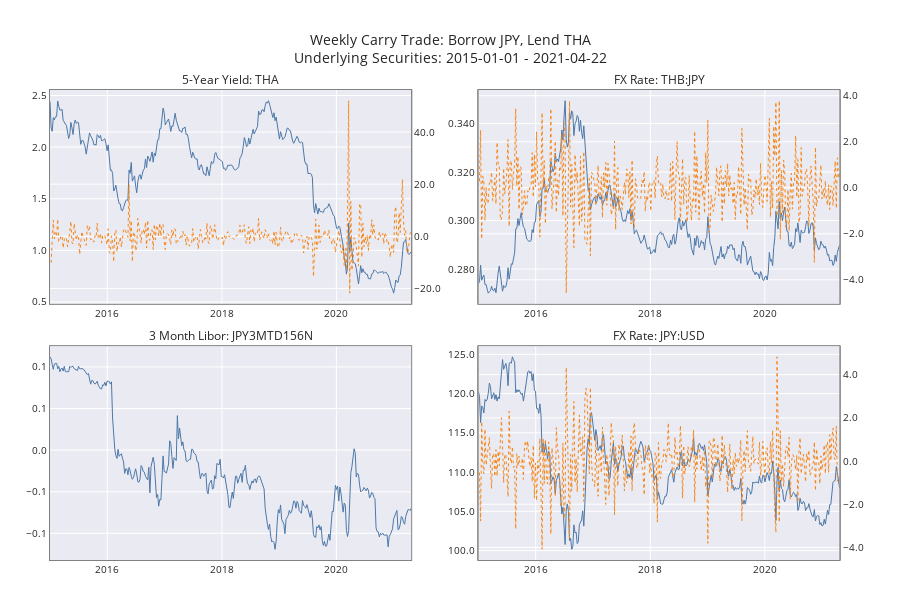

Notebook source saved alongside this figure:
### Code cell
fig = utils.make_components_chart(
    **strategies[0],
    date_range=date_range,
    dfs_yc=dfs_yc,
    dfs_fx=dfs_fx,
    dfs_libor=dfs_libor
)
fig.show()

### Figure 1 — Plotly figure (JSON) as saved in the notebook; plotly's stock layout.template omitted (floating-point values rounded to 4 significant figures; data arrays with more than 128 entries replaced by an {"elided": "..."} marker saying what was removed)
{"data": [{"line": {"color": "#4C78A8", "width": 1}, "name": "THA", "type": "scatter", "x": {"elided": "330 str values"}, "xaxis": "x", "y": {"elided": "330 float values"}, "yaxis": "y"}, {"line": {"color": "#F58518", "dash": "dot", "width": 1}, "name": "THA", "type": "scatter", "x": {"elided": "330 str values"}, "xaxis": "x", "y": {"elided": "330 float values"}, "yaxis": "y2"}, {"line": {"color": "#4C78A8", "width": 1}, "name": "JPY", "type": "scatter", "x": {"elided": "330 str values"}, "xaxis": "x4", "y": {"elided": "330 float values"}, "yaxis": "y6"}, {"line": {"color": "#F58518", "dash": "dot", "width": 1}, "name": "JPY", "type": "scatter", "x": {"elided": "330 str values"}, "xaxis": "x4", "y": {"elided": "330 float values"}, "yaxis": "y7"}, {"line": {"color": "#4C78A8", "width": 1}, "name": "JPY3MTD156N", "type": "scatter", "x": {"elided": "330 str values"}, "xaxis": "x3", "y": {"elided": "330 float values"}, "yaxis": "y5"}, {"line": {"color": "#4C78A8", "width": 1}, "name": "THB", "type": "scatter", "x": {"elided": "330 str values"}, "xaxis": "x2", "y": {"elided": "330 float values"}, "yaxis": "y3"}, {"line": {"color": "#F58518", "dash": "dot", "width": 1}, "name": "THB", "type": "scatter", "x": {"elided": "330 str values"}, "xaxis": "x2", "y": {"elided": "330 float values"}, "yaxis": "y4"}], "layout": {"annotations": [{"font": {"size": 12}, "showarrow": false, "text": "5-Year Yield: THA", "x": 0.215, "xanchor": "center", "xref": "paper", "y": 1, "yanchor": "bottom", "yref": "paper"}, {"font": {"size": 12}, "showarrow": false, "text": "FX Rate: THB:JPY", "x": 0.725, "xanchor": "center", "xref": "paper", "y": 1, "yanchor": "bottom", "yref": "paper"}, {"font": {"size": 12}, "showarrow": false, "text": "3 Month Libor: JPY3MTD156N", "x": 0.215, "xanchor": "center", "xref": "paper", "y": 0.455, "yanchor": "bottom", "yref": "paper"}, {"font": {"size": 12}, "showarrow": false, "text": "FX Rate: JPY:USD", "x": 0.725, "xanchor": "center", "xref": "paper", "y": 0.455, "yanchor": "bottom", "yref": "paper"}], "font": {"size": 10}, "height": 600, "margin": {"b": 40, "l": 50, "r": 10, "t": 90}, "showlegend": false, "title": {"text": "Weekly Carry Trade: Borrow JPY, Lend THA<br>Underlying Securities: 2015-01-01 - 2021-04-22"}, "xaxis": {"anchor": "y", "domain": [0, 0.43], "linecolor": "grey", "linewidth": 1, "mirror": true, "showline": true}, "xaxis2": {"anchor": "y3", "domain": [0.51, 0.94], "linecolor": "grey", "linewidth": 1, "mirror": true, "showline": true}, "xaxis3": {"anchor": "y5", "domain": [0, 0.43], "linecolor": "grey", "linewidth": 1, "mirror": true, "showline": true}, "xaxis4": {"anchor": "y6", "domain": [0.51, 0.94], "linecolor": "grey", "linewidth": 1, "mirror": true, "showline": true}, "yaxis": {"anchor": "x", "domain": [0.545, 1], "linecolor": "grey", "linewidth": 1, "mirror": true, "showline": true, "tickformat": "0.1f"}, "yaxis2": {"anchor": "x", "linecolor": "grey", "linewidth": 1, "mirror": true, "overlaying": "y", "showline": true, "side": "right", "tickformat": "0.1f"}, "yaxis3": {"anchor": "x2", "domain": [0.545, 1], "linecolor": "grey", "linewidth": 1, "mirror": true, "showline": true, "tickformat": "0.3f"}, "yaxis4": {"anchor": "x2", "linecolor": "grey", "linewidth": 1, "mirror": true, "overlaying": "y3", "showline": true, "side": "right", "tickformat": "0.1f"}, "yaxis5": {"anchor": "x3", "domain": [0, 0.455], "linecolor": "grey", "linewidth": 1, "mirror": true, "showline": true, "tickformat": "0.1f"}, "yaxis6": {"anchor": "x4", "domain": [0, 0.455], "linecolor": "grey", "linewidth": 1, "mirror": true, "showline": true, "tickformat": "0.1f"}, "yaxis7": {"anchor": "x4", "linecolor": "grey", "linewidth": 1, "mirror": true, "overlaying": "y6", "showline": true, "side": "right", "tickformat": "0.1f"}}}
